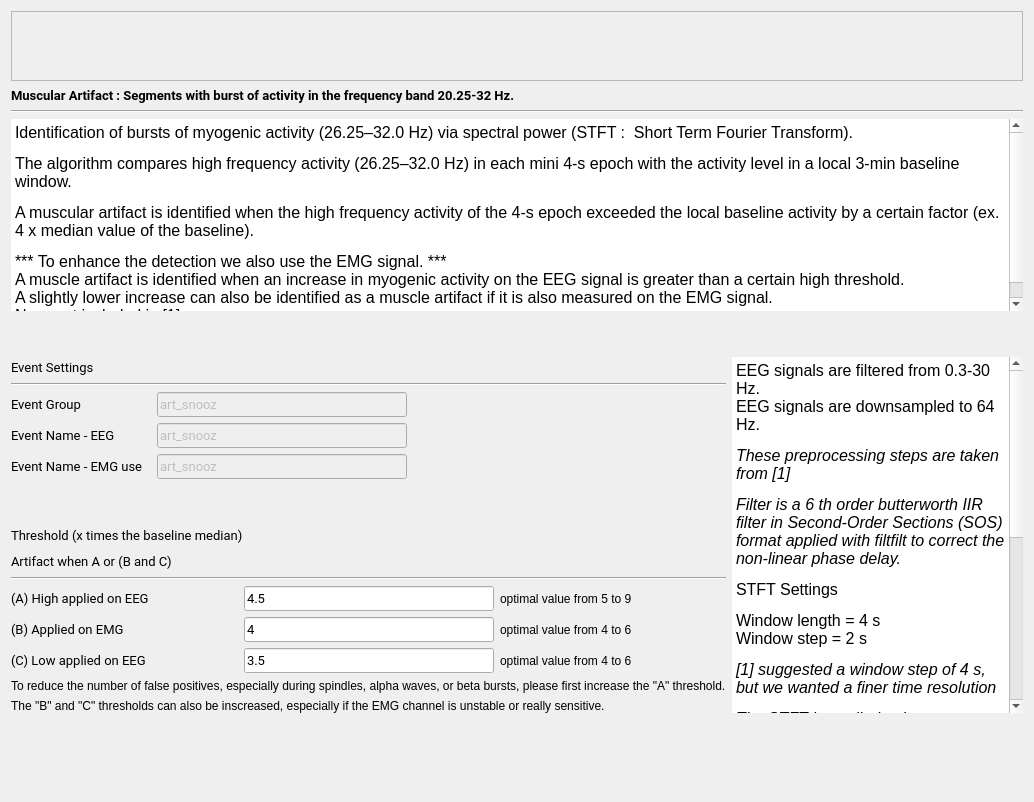
<ui version="4.0">
 <class>MuscularStep</class>
 <widget class="QWidget" name="MuscularStep">
  <property name="geometry">
   <rect>
    <x>0</x>
    <y>0</y>
    <width>1034</width>
    <height>802</height>
   </rect>
  </property>
  <property name="windowTitle">
   <string>Form</string>
  </property>
  <property name="styleSheet">
   <string notr="true">font: 12pt "Roboto";</string>
  </property>
  <layout class="QVBoxLayout" name="verticalLayout_4">
   <item>
    <widget class="QScrollArea" name="scrollArea">
     <property name="sizePolicy">
      <sizepolicy hsizetype="Expanding" vsizetype="Preferred">
       <horstretch>0</horstretch>
       <verstretch>0</verstretch>
      </sizepolicy>
     </property>
     <property name="widgetResizable">
      <bool>true</bool>
     </property>
     <widget class="QWidget" name="scrollAreaWidgetContents">
      <property name="geometry">
       <rect>
        <x>0</x>
        <y>0</y>
        <width>1549</width>
        <height>151</height>
       </rect>
      </property>
      <layout class="QHBoxLayout" name="horizontalLayout">
       <item>
        <widget class="QLabel" name="picture_label">
         <property name="sizePolicy">
          <sizepolicy hsizetype="Expanding" vsizetype="Preferred">
           <horstretch>0</horstretch>
           <verstretch>0</verstretch>
          </sizepolicy>
         </property>
         <property name="text">
          <string />
         </property>
         <property name="pixmap">
          <pixmap resource="muscular_res.qrc">:/muscular/muscular.png</pixmap>
         </property>
         <property name="alignment">
          <set>Qt::AlignCenter</set>
         </property>
        </widget>
       </item>
      </layout>
     </widget>
    </widget>
   </item>
   <item>
    <layout class="QVBoxLayout" name="verticalLayout_3">
     <item>
      <widget class="QLabel" name="label_9">
       <property name="font">
        <font>
         <family>Roboto</family>
         <pointsize>10</pointsize>
         <weight>50</weight>
         <italic>false</italic>
         <bold>false</bold>
        </font>
       </property>
       <property name="text">
        <string>&lt;html&gt;&lt;head/&gt;&lt;body&gt;&lt;p&gt;&lt;span style=" font-weight:600;"&gt;Muscular Artifact : Segments with burst of activity in the frequency band 20.25-32 Hz.&lt;/span&gt;&lt;/p&gt;&lt;/body&gt;&lt;/html&gt;</string>
       </property>
      </widget>
     </item>
     <item>
      <widget class="Line" name="line_3">
       <property name="orientation">
        <enum>Qt::Horizontal</enum>
       </property>
      </widget>
     </item>
     <item>
      <widget class="QTextEdit" name="description_textEdit">
       <property name="styleSheet">
        <string notr="true" />
       </property>
       <property name="frameShape">
        <enum>QFrame::HLine</enum>
       </property>
       <property name="frameShadow">
        <enum>QFrame::Plain</enum>
       </property>
       <property name="lineWidth">
        <number>0</number>
       </property>
       <property name="readOnly">
        <bool>true</bool>
       </property>
       <property name="html">
        <string>&lt;!DOCTYPE HTML PUBLIC "-//W3C//DTD HTML 4.0//EN" "http://www.w3.org/TR/REC-html40/strict.dtd"&gt;
&lt;html&gt;&lt;head&gt;&lt;meta name="qrichtext" content="1" /&gt;&lt;style type="text/css"&gt;
p, li { white-space: pre-wrap; }
&lt;/style&gt;&lt;/head&gt;&lt;body style=" font-family:'Roboto'; font-size:12pt; font-weight:400; font-style:normal;"&gt;
&lt;p style=" margin-top:12px; margin-bottom:12px; margin-left:0px; margin-right:0px; -qt-block-indent:0; text-indent:0px;"&gt;&lt;span style=" color:#000000;"&gt;Identification of bursts of myogenic activity (26.25&#8211;32.0 Hz) via spectral power (STFT :  Short Term Fourier Transform).&lt;/span&gt;&lt;/p&gt;
&lt;p style=" margin-top:12px; margin-bottom:12px; margin-left:0px; margin-right:0px; -qt-block-indent:0; text-indent:0px;"&gt;&lt;span style=" color:#000000;"&gt;The algorithm compares high frequency activity (26.25&#8211;32.0 Hz) in each mini 4-s epoch with the activity level in a local 3-min baseline window.&#160;&lt;/span&gt;&lt;/p&gt;
&lt;p style=" margin-top:12px; margin-bottom:12px; margin-left:0px; margin-right:0px; -qt-block-indent:0; text-indent:0px;"&gt;&lt;span style=" color:#000000;"&gt;A muscular artifact is identified when the high frequency activity of the 4-s epoch exceeded the local baseline activity by a certain factor (ex. 4 x median value of the baseline).&lt;/span&gt;&lt;/p&gt;
&lt;p style=" margin-top:12px; margin-bottom:12px; margin-left:0px; margin-right:0px; -qt-block-indent:0; text-indent:0px;"&gt;&lt;span style=" color:#000000;"&gt;*** To enhance the detection we also use the EMG signal. ***&lt;br /&gt;A muscle artifact is identified when an increase in myogenic activity on the EEG signal is greater than a certain high threshold.&lt;br /&gt;A slightly lower increase can also be identified as a muscle artifact if it is also measured on the EMG signal. &lt;br /&gt;New, not included in [1]&lt;/span&gt;&lt;/p&gt;&lt;/body&gt;&lt;/html&gt;</string>
       </property>
      </widget>
     </item>
     <item>
      <spacer name="verticalSpacer_2">
       <property name="orientation">
        <enum>Qt::Vertical</enum>
       </property>
       <property name="sizeType">
        <enum>QSizePolicy::MinimumExpanding</enum>
       </property>
       <property name="sizeHint" stdset="0">
        <size>
         <width>20</width>
         <height>40</height>
        </size>
       </property>
      </spacer>
     </item>
    </layout>
   </item>
   <item>
    <layout class="QHBoxLayout" name="horizontalLayout_2">
     <item>
      <layout class="QVBoxLayout" name="verticalLayout_2">
       <item>
        <layout class="QVBoxLayout" name="verticalLayout">
         <item>
          <widget class="QLabel" name="label_4">
           <property name="minimumSize">
            <size>
             <width>0</width>
             <height>20</height>
            </size>
           </property>
           <property name="maximumSize">
            <size>
             <width>16777215</width>
             <height>20</height>
            </size>
           </property>
           <property name="font">
            <font>
             <family>Roboto</family>
             <pointsize>10</pointsize>
             <weight>50</weight>
             <italic>false</italic>
             <bold>false</bold>
            </font>
           </property>
           <property name="text">
            <string>Event Settings</string>
           </property>
          </widget>
         </item>
         <item>
          <widget class="Line" name="line">
           <property name="orientation">
            <enum>Qt::Horizontal</enum>
           </property>
          </widget>
         </item>
         <item>
          <layout class="QFormLayout" name="formLayout">
           <item row="0" column="0">
            <widget class="QLabel" name="label_3">
             <property name="minimumSize">
              <size>
               <width>140</width>
               <height>0</height>
              </size>
             </property>
             <property name="font">
              <font>
               <family>Roboto</family>
               <pointsize>10</pointsize>
               <weight>50</weight>
               <italic>false</italic>
               <bold>false</bold>
              </font>
             </property>
             <property name="text">
              <string>Event Group</string>
             </property>
            </widget>
           </item>
           <item row="0" column="1">
            <widget class="QLineEdit" name="group_lineEdit">
             <property name="enabled">
              <bool>false</bool>
             </property>
             <property name="maximumSize">
              <size>
               <width>250</width>
               <height>16777215</height>
              </size>
             </property>
             <property name="font">
              <font>
               <family>Roboto</family>
               <pointsize>10</pointsize>
               <weight>50</weight>
               <italic>false</italic>
               <bold>false</bold>
              </font>
             </property>
             <property name="toolTip">
              <string>In which "Event Group" the detected artifact are added (label in the annotation file). Go to the general Detectors Settings to edit the group.</string>
             </property>
             <property name="text">
              <string>art_snooz</string>
             </property>
            </widget>
           </item>
           <item row="1" column="0">
            <widget class="QLabel" name="label_11">
             <property name="minimumSize">
              <size>
               <width>140</width>
               <height>0</height>
              </size>
             </property>
             <property name="font">
              <font>
               <family>Roboto</family>
               <pointsize>10</pointsize>
               <weight>50</weight>
               <italic>false</italic>
               <bold>false</bold>
              </font>
             </property>
             <property name="text">
              <string>Event Name - EEG</string>
             </property>
            </widget>
           </item>
           <item row="1" column="1">
            <widget class="QLineEdit" name="name_eeg_lineEdit">
             <property name="enabled">
              <bool>false</bool>
             </property>
             <property name="maximumSize">
              <size>
               <width>250</width>
               <height>16777215</height>
              </size>
             </property>
             <property name="font">
              <font>
               <family>Roboto</family>
               <pointsize>10</pointsize>
               <weight>50</weight>
               <italic>false</italic>
               <bold>false</bold>
              </font>
             </property>
             <property name="toolTip">
              <string>The event name of the detected artifact based exclusivement on the EEG signal.  Go to the general Detectors Settings to edit the name.</string>
             </property>
             <property name="text">
              <string>art_snooz</string>
             </property>
            </widget>
           </item>
           <item row="2" column="1">
            <widget class="QLineEdit" name="name_emg_lineEdit">
             <property name="enabled">
              <bool>false</bool>
             </property>
             <property name="maximumSize">
              <size>
               <width>250</width>
               <height>16777215</height>
              </size>
             </property>
             <property name="font">
              <font>
               <family>Roboto</family>
               <pointsize>10</pointsize>
               <weight>50</weight>
               <italic>false</italic>
               <bold>false</bold>
              </font>
             </property>
             <property name="toolTip">
              <string>The event name of the detected artifact using the EMG signal.  Go to the general Detectors Settings to edit the name.</string>
             </property>
             <property name="text">
              <string>art_snooz</string>
             </property>
            </widget>
           </item>
           <item row="2" column="0">
            <widget class="QLabel" name="label_7">
             <property name="minimumSize">
              <size>
               <width>140</width>
               <height>0</height>
              </size>
             </property>
             <property name="font">
              <font>
               <family>Roboto</family>
               <pointsize>10</pointsize>
               <weight>50</weight>
               <italic>false</italic>
               <bold>false</bold>
              </font>
             </property>
             <property name="text">
              <string>Event Name - EMG use</string>
             </property>
            </widget>
           </item>
          </layout>
         </item>
        </layout>
       </item>
       <item>
        <spacer name="verticalSpacer">
         <property name="orientation">
          <enum>Qt::Vertical</enum>
         </property>
         <property name="sizeType">
          <enum>QSizePolicy::Fixed</enum>
         </property>
         <property name="sizeHint" stdset="0">
          <size>
           <width>20</width>
           <height>40</height>
          </size>
         </property>
        </spacer>
       </item>
       <item>
        <widget class="QLabel" name="label">
         <property name="minimumSize">
          <size>
           <width>0</width>
           <height>20</height>
          </size>
         </property>
         <property name="maximumSize">
          <size>
           <width>16777215</width>
           <height>20</height>
          </size>
         </property>
         <property name="font">
          <font>
           <family>Roboto</family>
           <pointsize>10</pointsize>
           <weight>50</weight>
           <italic>false</italic>
           <bold>false</bold>
          </font>
         </property>
         <property name="text">
          <string>Threshold (x times the baseline median)</string>
         </property>
        </widget>
       </item>
       <item>
        <widget class="QLabel" name="label_8">
         <property name="minimumSize">
          <size>
           <width>0</width>
           <height>20</height>
          </size>
         </property>
         <property name="maximumSize">
          <size>
           <width>16777215</width>
           <height>20</height>
          </size>
         </property>
         <property name="font">
          <font>
           <family>Roboto</family>
           <pointsize>10</pointsize>
           <weight>50</weight>
           <italic>false</italic>
           <bold>false</bold>
          </font>
         </property>
         <property name="text">
          <string>Artifact when A or (B and C)</string>
         </property>
        </widget>
       </item>
       <item>
        <widget class="Line" name="line_2">
         <property name="orientation">
          <enum>Qt::Horizontal</enum>
         </property>
        </widget>
       </item>
       <item>
        <layout class="QGridLayout" name="gridLayout">
         <item row="0" column="0">
          <widget class="QLabel" name="label_5">
           <property name="minimumSize">
            <size>
             <width>140</width>
             <height>0</height>
            </size>
           </property>
           <property name="font">
            <font>
             <family>Roboto</family>
             <pointsize>10</pointsize>
             <weight>50</weight>
             <italic>false</italic>
             <bold>false</bold>
            </font>
           </property>
           <property name="midLineWidth">
            <number>0</number>
           </property>
           <property name="text">
            <string>&lt;html&gt;&lt;head/&gt;&lt;body&gt;&lt;p&gt;(A) High applied on EEG&lt;/p&gt;&lt;/body&gt;&lt;/html&gt;</string>
           </property>
           <property name="textFormat">
            <enum>Qt::RichText</enum>
           </property>
          </widget>
         </item>
         <item row="0" column="1">
          <widget class="QLineEdit" name="EEG_lineEdit">
           <property name="maximumSize">
            <size>
             <width>250</width>
             <height>16777215</height>
            </size>
           </property>
           <property name="font">
            <font>
             <family>Roboto</family>
             <pointsize>10</pointsize>
             <weight>50</weight>
             <italic>false</italic>
             <bold>false</bold>
            </font>
           </property>
           <property name="toolTip">
            <string>The threshold value to identify the artifact.  Its units is x times the baseline standard deviation.</string>
           </property>
           <property name="text">
            <string>4.5</string>
           </property>
          </widget>
         </item>
         <item row="0" column="2">
          <widget class="QLabel" name="label_10">
           <property name="text">
            <string>optimal value from 5 to 9</string>
           </property>
          </widget>
         </item>
         <item row="1" column="0">
          <widget class="QLabel" name="label_2">
           <property name="minimumSize">
            <size>
             <width>140</width>
             <height>0</height>
            </size>
           </property>
           <property name="font">
            <font>
             <family>Roboto</family>
             <pointsize>10</pointsize>
             <weight>50</weight>
             <italic>false</italic>
             <bold>false</bold>
            </font>
           </property>
           <property name="text">
            <string>(B) Applied on EMG</string>
           </property>
          </widget>
         </item>
         <item row="1" column="1">
          <widget class="QLineEdit" name="EMG_lineEdit">
           <property name="maximumSize">
            <size>
             <width>250</width>
             <height>16777215</height>
            </size>
           </property>
           <property name="font">
            <font>
             <family>Roboto</family>
             <pointsize>10</pointsize>
             <weight>50</weight>
             <italic>false</italic>
             <bold>false</bold>
            </font>
           </property>
           <property name="text">
            <string>4</string>
           </property>
          </widget>
         </item>
         <item row="1" column="2">
          <widget class="QLabel" name="label_12">
           <property name="text">
            <string>optimal value from 4 to 6</string>
           </property>
          </widget>
         </item>
         <item row="2" column="0">
          <widget class="QLabel" name="label_6">
           <property name="font">
            <font>
             <family>Roboto</family>
             <pointsize>10</pointsize>
             <weight>50</weight>
             <italic>false</italic>
             <bold>false</bold>
            </font>
           </property>
           <property name="text">
            <string>(C) Low applied on EEG</string>
           </property>
          </widget>
         </item>
         <item row="2" column="1">
          <widget class="QLineEdit" name="both_lineEdit">
           <property name="maximumSize">
            <size>
             <width>250</width>
             <height>16777215</height>
            </size>
           </property>
           <property name="font">
            <font>
             <family>Roboto</family>
             <pointsize>10</pointsize>
             <weight>50</weight>
             <italic>false</italic>
             <bold>false</bold>
            </font>
           </property>
           <property name="text">
            <string>3.5</string>
           </property>
          </widget>
         </item>
         <item row="2" column="2">
          <widget class="QLabel" name="label_13">
           <property name="text">
            <string>optimal value from 4 to 6</string>
           </property>
          </widget>
         </item>
        </layout>
       </item>
       <item>
        <widget class="QLabel" name="label_14">
         <property name="text">
          <string>To reduce the number of false positives, especially during spindles, alpha waves, or beta bursts, please first increase the "A" threshold.</string>
         </property>
        </widget>
       </item>
       <item>
        <widget class="QLabel" name="label_15">
         <property name="text">
          <string>The "B" and "C" thresholds can also be inscreased, especially if the EMG channel is unstable or really sensitive.</string>
         </property>
        </widget>
       </item>
      </layout>
     </item>
     <item>
      <widget class="QTextEdit" name="settings_textEdit">
       <property name="focusPolicy">
        <enum>Qt::NoFocus</enum>
       </property>
       <property name="contextMenuPolicy">
        <enum>Qt::NoContextMenu</enum>
       </property>
       <property name="acceptDrops">
        <bool>false</bool>
       </property>
       <property name="styleSheet">
        <string notr="true" />
       </property>
       <property name="frameShape">
        <enum>QFrame::HLine</enum>
       </property>
       <property name="frameShadow">
        <enum>QFrame::Plain</enum>
       </property>
       <property name="lineWidth">
        <number>0</number>
       </property>
       <property name="readOnly">
        <bool>true</bool>
       </property>
       <property name="html">
        <string>&lt;!DOCTYPE HTML PUBLIC "-//W3C//DTD HTML 4.0//EN" "http://www.w3.org/TR/REC-html40/strict.dtd"&gt;
&lt;html&gt;&lt;head&gt;&lt;meta name="qrichtext" content="1" /&gt;&lt;style type="text/css"&gt;
p, li { white-space: pre-wrap; }
&lt;/style&gt;&lt;/head&gt;&lt;body style=" font-family:'Roboto'; font-size:12pt; font-weight:400; font-style:normal;"&gt;
&lt;p style=" margin-top:12px; margin-bottom:12px; margin-left:0px; margin-right:0px; -qt-block-indent:0; text-indent:0px;"&gt;&lt;span style=" color:#000000;"&gt;EEG signals are filtered from 0.3-30 Hz.&lt;br /&gt;EEG signals are downsampled to 64 Hz.&lt;/span&gt;&lt;/p&gt;
&lt;p style=" margin-top:12px; margin-bottom:12px; margin-left:0px; margin-right:0px; -qt-block-indent:0; text-indent:0px;"&gt;&lt;span style=" font-style:italic; color:#000000;"&gt;These preprocessing steps are taken from [1]&lt;/span&gt;&lt;/p&gt;
&lt;p style=" margin-top:12px; margin-bottom:12px; margin-left:0px; margin-right:0px; -qt-block-indent:0; text-indent:0px;"&gt;&lt;span style=" font-style:italic; color:#000000;"&gt;Filter is a 6 th order butterworth IIR filter in Second-Order Sections (SOS) format applied with filtfilt to correct the non-linear phase delay.&lt;/span&gt;&lt;/p&gt;
&lt;p style=" margin-top:12px; margin-bottom:12px; margin-left:0px; margin-right:0px; -qt-block-indent:0; text-indent:0px;"&gt;&lt;span style=" color:#000000;"&gt;STFT Settings&lt;/span&gt;&lt;/p&gt;
&lt;p style=" margin-top:12px; margin-bottom:12px; margin-left:0px; margin-right:0px; -qt-block-indent:0; text-indent:0px;"&gt;&lt;span style=" color:#000000;"&gt;Window length = 4 s&lt;br /&gt;Window step = 2 s&lt;/span&gt;&lt;/p&gt;
&lt;p style=" margin-top:12px; margin-bottom:12px; margin-left:0px; margin-right:0px; -qt-block-indent:0; text-indent:0px;"&gt;&lt;span style=" font-style:italic; color:#000000;"&gt;[1] suggested a window step of 4 s, but we wanted a finer time resolution&lt;/span&gt;&lt;/p&gt;
&lt;p style=" margin-top:12px; margin-bottom:12px; margin-left:0px; margin-right:0px; -qt-block-indent:0; text-indent:0px;"&gt;&lt;span style=" font-style:italic; color:#000000;"&gt;The STFT is applied to integrate (sum) the signal power within a frequency range of the true spectrum (units&#178; ex. &#181;V&#178;) as suggested in [2].&lt;/span&gt;&lt;/p&gt;
&lt;p style=" margin-top:12px; margin-bottom:12px; margin-left:0px; margin-right:0px; -qt-block-indent:0; text-indent:0px;"&gt;&lt;a href="https://pubmed.ncbi.nlm.nih.gov/12723066/"&gt;&lt;span style=" text-decoration: underline; color:#000000;"&gt;Reference&lt;/span&gt;&lt;/a&gt;&lt;/p&gt;
&lt;p style=" margin-top:12px; margin-bottom:12px; margin-left:0px; margin-right:0px; -qt-block-indent:0; text-indent:0px;"&gt;&lt;span style=" color:#000000;"&gt;[1] D. Brunner, R. Vasko, C. Detka, J. Monahan, C. Reynolds Iii, and D. Kupfer, &#8220;Muscle artifacts in the sleep EEG: Automated detection and effect on all-night EEG power spectra,&#8221; Journal of Sleep Research, vol. 5, no. 3, pp. 155&#8211;164, Sep. 1996, doi: &lt;/span&gt;&lt;a href="https://doi.org/10.1046/j.1365-2869.1996.00009.x"&gt;&lt;span style=" text-decoration: underline; color:#000000;"&gt;10.1046/j.1365-2869.1996.00009.x&lt;/span&gt;&lt;/a&gt;&lt;span style=" color:#000000;"&gt;.&lt;/span&gt;&lt;/p&gt;
&lt;p style=" margin-top:12px; margin-bottom:12px; margin-left:0px; margin-right:0px; -qt-block-indent:0; text-indent:0px;"&gt;&lt;span style=" color:#000000;"&gt;[2]&#160;Cox, R. &amp;amp; Fell, J. Analyzing human sleep EEG: A methodological primer with code implementation. Sleep Medicine Reviews 54, 101353 (2020).&lt;/span&gt;&lt;/p&gt;&lt;/body&gt;&lt;/html&gt;</string>
       </property>
      </widget>
     </item>
    </layout>
   </item>
   <item>
    <spacer name="verticalSpacer_3">
     <property name="orientation">
      <enum>Qt::Vertical</enum>
     </property>
     <property name="sizeType">
      <enum>QSizePolicy::MinimumExpanding</enum>
     </property>
     <property name="sizeHint" stdset="0">
      <size>
       <width>20</width>
       <height>37</height>
      </size>
     </property>
    </spacer>
   </item>
  </layout>
 </widget>
 <resources>
  <include location="muscular_res.qrc" />
 <include location="../../../../../scinodes_poc/src/main/python/ui/themes/themes.qrc" /></resources>
 <connections />
 <slots>
  <slot>on_choose()</slot>
  <slot>on_input_format_changed()</slot>
 </slots>
</ui>
